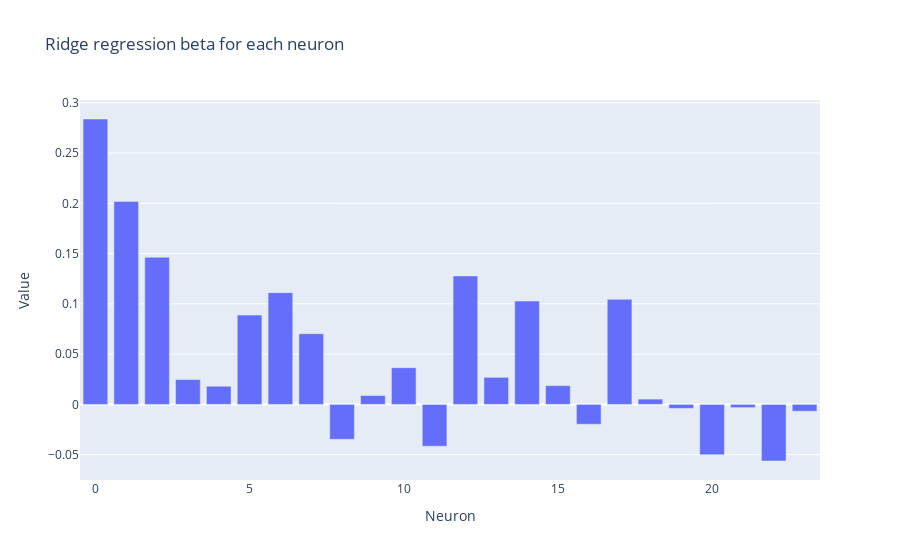

Here is the notebook cell this chart was saved with:
### Markdown cell above
## Decoding

### Code cell
clf = linear_model.Ridge(alpha=.2)
clf.fit(X_train, Y_train)
Y_test_hat = clf.predict(X_test)

print(f'MSE: {mean_squared_error(Y_test, Y_test_hat)}')

# Plot the betas using plotly
fig = go.Figure()
fig.add_trace(go.Bar(x=np.arange(D), y=clf.coef_))
fig.update_layout(
    xaxis_title="Neuron",
    yaxis_title="Value",
    title="Ridge regression beta for each neuron"
)
fig.show()

### Figure 1 — Plotly figure (JSON) as saved in the notebook; plotly's stock layout.template omitted (floating-point values rounded to 4 significant figures)
{"data": [{"type": "bar", "x": [0, 1, 2, 3, 4, 5, 6, 7, 8, 9, 10, 11, 12, 13, 14, 15, 16, 17, 18, 19, 20, 21, 22, 23], "y": [0.2838, 0.2019, 0.1463, 0.02474, 0.01807, 0.08882, 0.1112, 0.07033, -0.03474, 0.008837, 0.03655, -0.04162, 0.1278, 0.02691, 0.1028, 0.01862, -0.01976, 0.1045, 0.005268, -0.003984, -0.05007, -0.003221, -0.0563, -0.006767]}], "layout": {"title": {"text": "Ridge regression beta for each neuron"}, "xaxis": {"title": {"text": "Neuron"}}, "yaxis": {"title": {"text": "Value"}}}}
